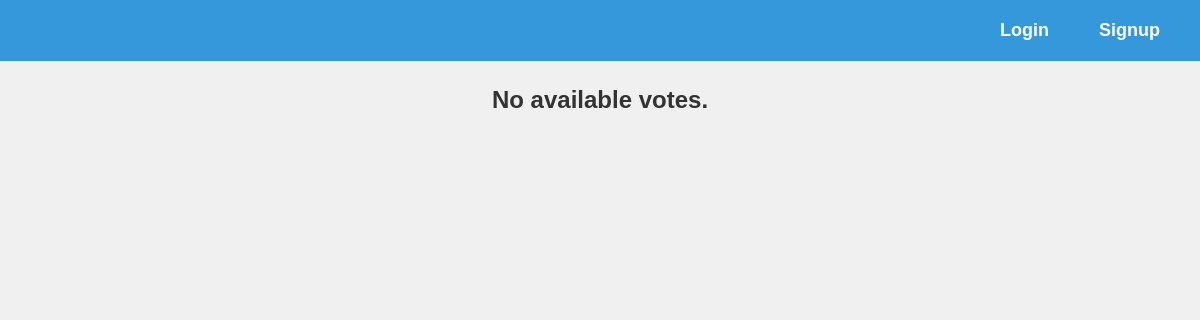
/homepage.php, run on an earlier commit of the app's database.
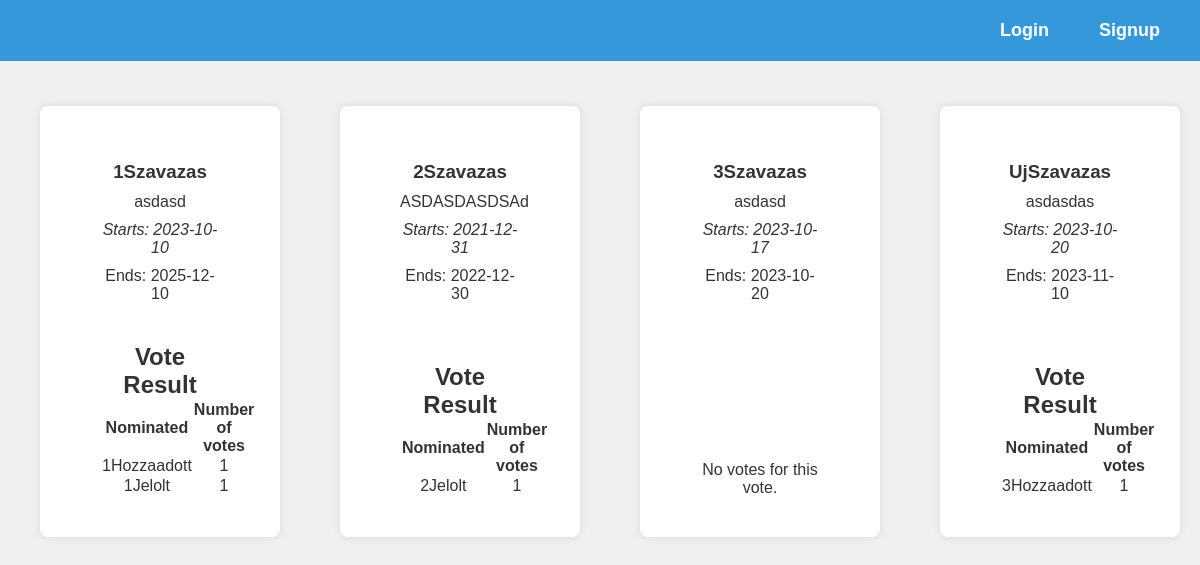
And on a later commit of the database.
### tables this page shows
CREATE TABLE `szavazas` (
  `Megnevezes` varchar(20) NOT NULL,
  `Leiras` varchar(100) NOT NULL,
  `Jeloltek` varchar(20) NOT NULL,
  `Indul` date NOT NULL,
  `Zarul` date NOT NULL,
  `Szavazas kod` int(6) NOT NULL,
  `Email` varchar(30) DEFAULT NULL
);

### homepage.php (the view, shortened to what the changed rows need)
<?php
$servername = "localhost";
$username = "root";
$password = "";
$database = "szavazatszamlalo";
$conn = new mysqli($servername, $username, $password, $database);
?>
<!DOCTYPE html>
<html>
<head>
    <link rel="stylesheet" type="text/css" href="homepage.css">
</head>
<body>
<div class="votes-container">
    <?php
    if (isset($_SESSION['email'])) {
        $query = "SELECT * FROM szavazas";
        $result = $conn->query($query);
        if ($result->num_rows > 0) {
            while ($row = $result->fetch_assoc()) {
                echo '<div class="vote">';
                echo '<div class="voting">';
                echo '<h3 class="vote-title">' . $row['Megnevezes'] . '</h3>';
                echo '<p class="vote-description">' . $row['Leiras'] . '</p>';
                echo '<p class="vote-start">Starts: ' . $row['Indul'] . '</p>';
                echo '<p class="vote-end">Ends: ' . $row['Zarul'] . '</p>';
                $currentDate = date('Y-m-d');
                if ($currentDate <= $row['Zarul']) {
                    echo '<h3 class="section-title">Vote for a Participant:</h3>';
                    echo '<form action="add_vote.php" method="post" class="vote-form">';
                    echo '<input type="hidden" name="vote_id" value="' . $row['Szavazas kod'] . '">';
                    echo '<select name="selected_participant" class="participant-select">';
                    $participants = explode(',', $row['Jeloltek']);
                    $existingParticipants = array();
                    foreach ($participants as $participant) {
                        if (!in_array($participant, $existingParticipants)) {
                            echo '<option value="' . $participant . '">' . $participant . '</option>';
                            $existingParticipants[] = $participant;
                        }
                    }
                    $addParticipantQuery = "SELECT DISTINCT `Nev` FROM jelolt WHERE `Szavazas kod` = ?";
                    if ($stmt = $conn->prepare($addParticipantQuery)) {
                        $stmt->bind_param("i", $row['Szavazas kod']);
                        $stmt->execute();
                        $participantsResult = $stmt->get_result();
                        $stmt->close();
                        while ($participantRow = $participantsResult->fetch_assoc()) {
                            $participant = $participantRow['Nev'];
                            if (!in_array($participant, $existingParticipants)) {
                                echo '<option value="' . $participant . '">' . $participant . '</option>';
                                $existingParticipants[] = $participant;
                            }
                        }
                    }
                    echo '</select>';
                    echo '<input type="submit" value="Vote" class="button primary-button">';
                    echo '</form>';
                }
                echo '</div>';
                echo '<div class="result">';
                $vote_id = $row['Szavazas kod'];
                $votingResultsQuery = "SELECT `Melyik jeloltre`, COUNT(*) AS `Szavazatok szama` FROM szavazat WHERE `Szavazas kod` = ? GROUP BY `Melyik jeloltre`";
                if ($stmt = $conn->prepare($votingResultsQuery)) {
                    $stmt->bind_param("i", $vote_id);
                    $stmt->execute();
                    $results = $stmt->get_result();
                    $stmt->close();
                    if ($results->num_rows > 0) {
                        echo '<h2 class="vote-result">Vote Result</h2>';
                        echo '<table>';
                        echo '<tr>';
                        echo '<th>Nominated</th>';
                        echo '<th>Number of votes</th>';
                        echo '</tr>';
                        while ($resultRow = $results->fetch_assoc()) {
                            echo '<tr>';
                            echo '<td>' . $resultRow['Melyik jeloltre'] . '</td>';
                            echo '<td>' . $resultRow['Szavazatok szama'] . '</td>';
                            echo '</tr>';
                        }
                        echo '</table>';
                    } else {
                        echo 'No votes for this vote.';
                    }
                }
                echo '</div>';
                echo '<div class="vote-links">';
                echo '<a href="add_new_participant.php?vote_id=' . $row['Szavazas kod'] . '" class="button">Add New Participant</a>';
                echo '<a href="add_participant_to_vote.php?vote_id=' . $row['Szavazas kod'] . '" class="button">Add Participant to the vote</a>';
                echo '<a href="extend_date.php?vote_id=' . $row['Szavazas kod'] . '" class="button">Extend Date</a>';
                echo '<a href="delete_participant.php?vote_id=' . $row['Szavazas kod'] . '" class="button">Delete Participant</a>';
                echo '<a href="update_participant.php?vote_id=' . $row['Szavazas kod'] . '" class="button">Update Participant Data</a>';
                echo '<a href="withdraw_participant.php?vote_id=' . $row['Szavazas kod'] . '" class="button">Withdraw Participant</a>';
                echo '</div>';
                echo '</div>';
            }
        } else {
            echo '<h2>No available votes.</h2>';
        }
    } else {
        $query = "SELECT * FROM szavazas";
        $result = $conn->query($query);
        if ($result->num_rows > 0) {
            while ($row = $result->fetch_assoc()) {
                echo '<div class="non-logged-vote">';
                echo '<div class="non-logged-voting">';
                echo '<h3 class="vote-title">' . $row['Megnevezes'] . '</h3>';
                echo '<p class="vote-description">' . $row['Leiras'] . '</p>';
                echo '<p class="vote-start">Starts: ' . $row['Indul'] . '</p>';
                echo '<p class "vote-end">Ends: ' . $row['Zarul'] . '</p>';
                echo '</div>';
                echo '<div class="non-logged-result">';
                $vote_id = $row['Szavazas kod'];
                $votingResultsQuery = "SELECT `Melyik jeloltre`, COUNT(*) AS `Szavazatok szama` FROM szavazat WHERE `Szavazas kod` = ? GROUP BY `Melyik jeloltre`";
                if ($stmt = $conn->prepare($votingResultsQuery)) {
                    $stmt->bind_param("i", $vote_id);
                    $stmt->execute();
                    $results = $stmt->get_result();
                    if ($results->num_rows > 0) {
                        echo '<h2 class="vote-result">Vote Result</h2>';
                        echo '<table>';
                        echo '<tr>';
                        echo '<th>Nominated</th>';
                        echo '<th>Number of votes</th>';
                        echo '</tr>';
                        while ($resultRow = $results->fetch_assoc()) {
                            echo '<tr>';
                            echo '<td>' . $resultRow['Melyik jeloltre'] . '</td>';
                            echo '<td>' . $resultRow['Szavazatok szama'] . '</td>';
                            echo '</tr>';
                        }
                        echo '</table>';
                    } else {
                        echo 'No votes for this vote.';
                    }
                }
                echo '</div>';
                echo '</div>';
            }
        } else {
            echo '<h2>No available votes.</h2>';
        }
    }
    ?>
</div>
</body>
</html>

What changed in the data, as far as the page shows it:
added szavazas: Megnevezes "1Szavazas", Leiras "asdasd", Indul "2023-10-10", Zarul "2025-12-10", Melyik "1Hozzaadott", Szavazatok "1", Melyik "1Jelolt"
added szavazas: Megnevezes "2Szavazas", Leiras "ASDASDASDSAd", Indul "2021-12-31", Zarul "2022-12-30", Melyik "2Jelolt", Szavazatok "1"
added szavazas: Megnevezes "3Szavazas", Leiras "asdasd", Indul "2023-10-17", Zarul "2023-10-20", shows "No votes for this vote."
added szavazas: Megnevezes "UjSzavazas", Leiras "asdasdas", Indul "2023-10-20", Zarul "2023-11-10", Melyik "3Hozzaadott", Szavazatok "1"
Also different on the page:
text no longer shown: "No available votes."
